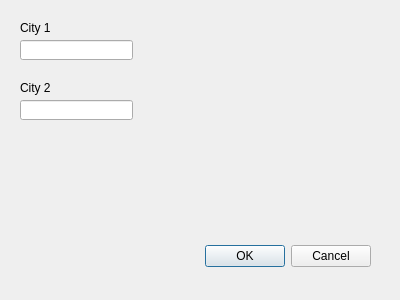
<?xml version="1.0" encoding="UTF-8"?>
<ui version="4.0">
 <class>DialogStreet</class>
 <widget class="QDialog" name="DialogStreet">
  <property name="geometry">
   <rect>
    <x>0</x>
    <y>0</y>
    <width>400</width>
    <height>300</height>
   </rect>
  </property>
  <property name="windowTitle">
   <string>Dialog</string>
  </property>
  <widget class="QDialogButtonBox" name="buttonBox">
   <property name="geometry">
    <rect>
     <x>30</x>
     <y>240</y>
     <width>341</width>
     <height>32</height>
    </rect>
   </property>
   <property name="orientation">
    <enum>Qt::Horizontal</enum>
   </property>
   <property name="standardButtons">
    <set>QDialogButtonBox::Cancel|QDialogButtonBox::Ok</set>
   </property>
  </widget>
  <widget class="QLineEdit" name="city1Input">
   <property name="geometry">
    <rect>
     <x>20</x>
     <y>40</y>
     <width>113</width>
     <height>20</height>
    </rect>
   </property>
  </widget>
  <widget class="QLineEdit" name="city2Input">
   <property name="geometry">
    <rect>
     <x>20</x>
     <y>100</y>
     <width>113</width>
     <height>20</height>
    </rect>
   </property>
  </widget>
  <widget class="QLabel" name="city1label">
   <property name="geometry">
    <rect>
     <x>20</x>
     <y>20</y>
     <width>111</width>
     <height>16</height>
    </rect>
   </property>
   <property name="text">
    <string>City 1</string>
   </property>
  </widget>
  <widget class="QLabel" name="city2label">
   <property name="geometry">
    <rect>
     <x>20</x>
     <y>80</y>
     <width>111</width>
     <height>16</height>
    </rect>
   </property>
   <property name="text">
    <string>City 2</string>
   </property>
  </widget>
 </widget>
 <resources/>
 <connections>
  <connection>
   <sender>buttonBox</sender>
   <signal>accepted()</signal>
   <receiver>DialogStreet</receiver>
   <slot>accept()</slot>
   <hints>
    <hint type="sourcelabel">
     <x>248</x>
     <y>254</y>
    </hint>
    <hint type="destinationlabel">
     <x>157</x>
     <y>274</y>
    </hint>
   </hints>
  </connection>
  <connection>
   <sender>buttonBox</sender>
   <signal>rejected()</signal>
   <receiver>DialogStreet</receiver>
   <slot>reject()</slot>
   <hints>
    <hint type="sourcelabel">
     <x>316</x>
     <y>260</y>
    </hint>
    <hint type="destinationlabel">
     <x>286</x>
     <y>274</y>
    </hint>
   </hints>
  </connection>
 </connections>
</ui>
